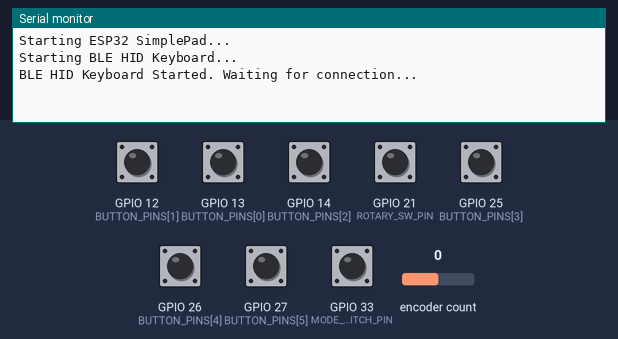
Simulated run of this sketch. Board: ESP32. On the bench: the last lines printed to the serial monitor. The inputs (shaded band) are chosen by the test bench; at power-on: GPIO 12 (BUTTON_PINS[1]), GPIO 13 (BUTTON_PINS[0]), GPIO 14 (BUTTON_PINS[2]), GPIO 21 (ROTARY_SW_PIN), GPIO 25 (BUTTON_PINS[3]), GPIO 26 (BUTTON_PINS[4]), GPIO 27 (BUTTON_PINS[5]), GPIO 33 (MODE_SWITCH_PIN) HIGH, encoder count 0. USB keyboard and mouse output is not drawn.

Above: at 1.2 s.
1.3 s: GPIO 12 (BUTTON_PINS[1]) pulled LOW for 0.15 s
At 2.4 s:
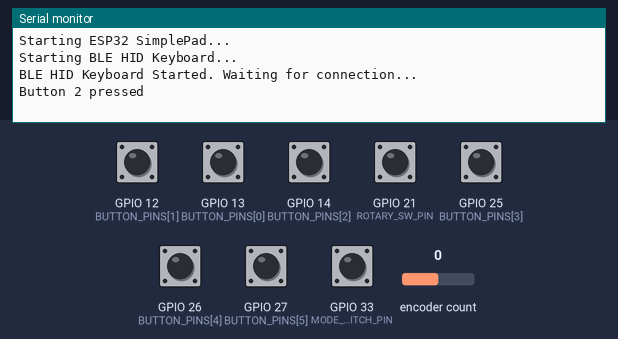
2.9 s: GPIO 33 (MODE_SWITCH_PIN) pulled LOW for 0.15 s
At 3.6 s:
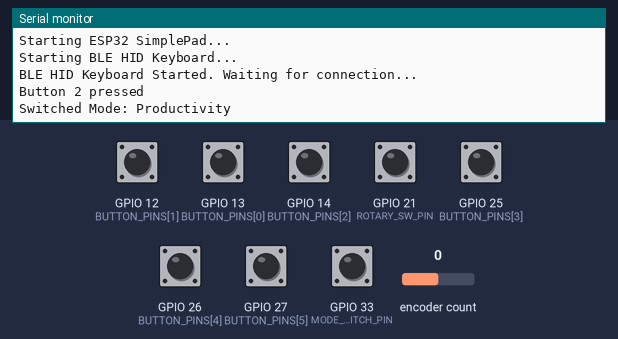
4.5 s: GPIO 33 (MODE_SWITCH_PIN) pulled LOW for 1 s
At 6.0 s:
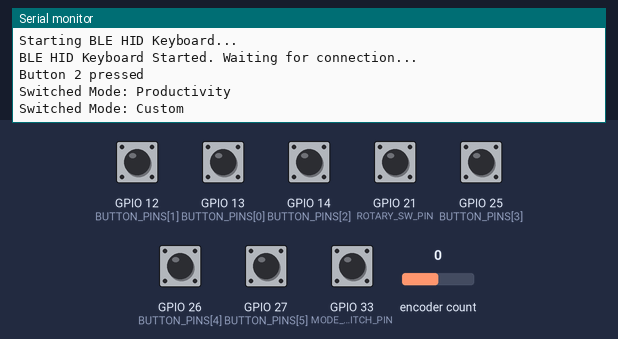
7.0 s: GPIO 33 (MODE_SWITCH_PIN) pulled LOW for 0.15 s
At 7.9 s:
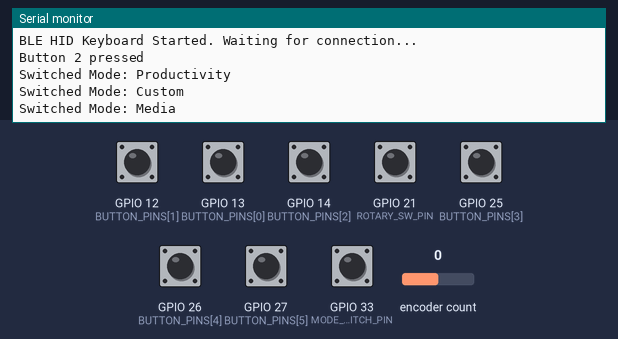
8.6 s: GPIO 13 (BUTTON_PINS[0]) pulled LOW for 0.15 s
At 9.0 s:
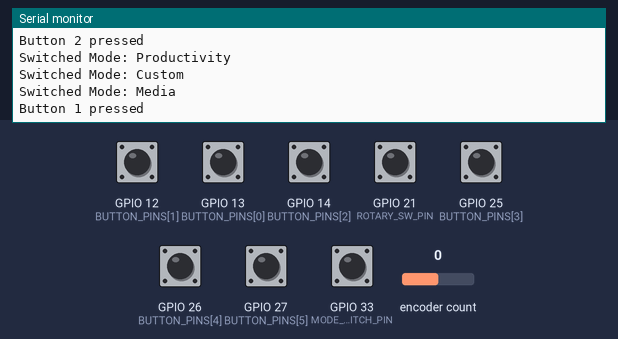
10.2 s: GPIO 14 (BUTTON_PINS[2]) pulled LOW for 0.15 s
At 11.5 s:
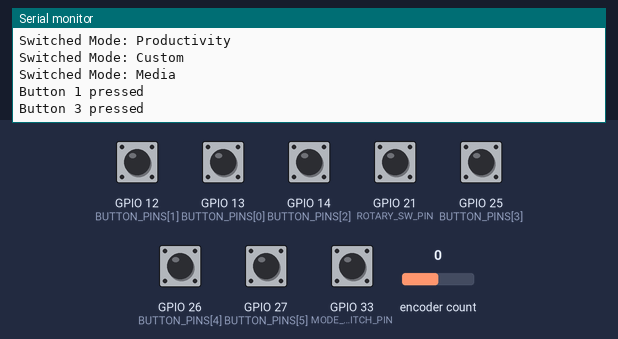

The sketch:

with_deepSleep.ino
```cpp
#include <BleKeyboard.h>
#include <ESP32Encoder.h>
#include <esp_sleep.h>

// --- Configuration ---
#define DEVICE_NAME "PROTON"

// Button Pins (6 function buttons)
const int BUTTON_PINS[] = {13, 12, 14, 25, 26, 27}; // B1 to B6
const int NUM_BUTTONS = sizeof(BUTTON_PINS) / sizeof(BUTTON_PINS[0]);

#define MODE_SWITCH_PIN 33  // 7th switch for changing modes
#define ROTARY_SW_PIN   21  // Rotary encoder push switch
#define ROTARY_CLK_PIN  19
#define ROTARY_DT_PIN   18

#define SLEEP_TIMEOUT 600000UL  // 10 minutes in milliseconds

// --- Global Variables ---
BleKeyboard bleKeyboard(DEVICE_NAME, "MyCompany", 100);
ESP32Encoder rotaryEncoder;

long oldRotaryPosition = 0;
bool buttonStates[NUM_BUTTONS];
bool lastButtonStates[NUM_BUTTONS];
unsigned long lastDebounceTime[NUM_BUTTONS];

bool modeSwitchState = true;
bool lastModeSwitchState = true;
unsigned long lastModeSwitchDebounceTime = 0;

bool rotarySwitchState = false;
bool lastRotarySwitchState = false;
unsigned long lastRotarySwitchDebounceTime = 0;

const unsigned long DEBOUNCE_DELAY = 50;

// Mode Tracking
enum Mode { MODE_MEDIA, MODE_PRODUCTIVITY, MODE_CUSTOM };
Mode currentMode = MODE_MEDIA;

// Rotary Control Modes
enum RotaryMode { ROTARY_VOLUME, ROTARY_SCROLL };
RotaryMode rotaryMode = ROTARY_VOLUME;

unsigned long lastActivityTime = 0;  // Last user activity timestamp

// --- Function Prototypes ---
void updateActivityTime();
void checkSleep();

// --- Setup ---
void setup() {
  Serial.begin(115200);
  Serial.println("Starting ESP32 SimplePad...");

  // Initialize Buttons
  for (int i = 0; i < NUM_BUTTONS; i++) {
    pinMode(BUTTON_PINS[i], INPUT_PULLUP);
    buttonStates[i] = true;
    lastButtonStates[i] = true;
    lastDebounceTime[i] = 0;
  }

  pinMode(MODE_SWITCH_PIN, INPUT_PULLUP);
  pinMode(ROTARY_SW_PIN, INPUT_PULLUP);
  pinMode(ROTARY_CLK_PIN, INPUT_PULLUP);
  pinMode(ROTARY_DT_PIN, INPUT_PULLUP);

  rotaryEncoder.attachHalfQuad(ROTARY_DT_PIN, ROTARY_CLK_PIN);
  rotaryEncoder.setCount(0);
  oldRotaryPosition = 0;

  Serial.println("Starting BLE HID Keyboard...");
  bleKeyboard.begin();
  Serial.println("BLE HID Keyboard Started. Waiting for connection...");

  updateActivityTime();
}

// --- Loop ---
void loop() {
  if (bleKeyboard.isConnected()) {
    handleButtons();
    handleRotaryEncoder();
    handleRotarySwitch();
    handleModeSwitch();
  } else {
    Serial.println("Waiting for BLE connection...");
    delay(1000);
  }
  checkSleep();
  delay(10);
}

void updateActivityTime() {
  lastActivityTime = millis();
}

void checkSleep() {
  if (millis() - lastActivityTime > SLEEP_TIMEOUT) {
    Serial.println("Going to deep sleep due to inactivity...");

    // Setup wakeup pins (any of the buttons)
    for (int i = 0; i < NUM_BUTTONS; i++) {
      esp_sleep_enable_ext0_wakeup((gpio_num_t)BUTTON_PINS[i], 0);
    }
    esp_sleep_enable_ext0_wakeup((gpio_num_t)MODE_SWITCH_PIN, 0);
    esp_sleep_enable_ext0_wakeup((gpio_num_t)ROTARY_SW_PIN, 0);

    delay(100);
    esp_deep_sleep_start();
  }
}

// --- Button Handler ---
void handleButtons() {
  for (int i = 0; i < NUM_BUTTONS; i++) {
    bool reading = digitalRead(BUTTON_PINS[i]);
    if (reading != lastButtonStates[i]) lastDebounceTime[i] = millis();
    if ((millis() - lastDebounceTime[i]) > DEBOUNCE_DELAY) {
      if (reading != buttonStates[i]) {
        buttonStates[i] = reading;
        if (buttonStates[i] == LOW) {
          updateActivityTime();
          Serial.print("Button "); Serial.print(i + 1); Serial.println(" pressed");
          executeButtonAction(i);
        }
      }
    }
    lastButtonStates[i] = reading;
  }
}

// --- Rotary Encoder Handler ---
void handleRotaryEncoder() {
  long newPosition = rotaryEncoder.getCount();
  if (newPosition != oldRotaryPosition) {
    updateActivityTime();
    if (newPosition > oldRotaryPosition) {
      rotaryMode == ROTARY_VOLUME ? bleKeyboard.write(KEY_MEDIA_VOLUME_UP) : bleKeyboard.write(KEY_RIGHT_ARROW);
    } else {
      rotaryMode == ROTARY_VOLUME ? bleKeyboard.write(KEY_MEDIA_VOLUME_DOWN) : bleKeyboard.write(KEY_LEFT_ARROW);
    }
    oldRotaryPosition = newPosition;
  }
}

// --- Rotary Push Button ---
void handleRotarySwitch() {
  bool reading = digitalRead(ROTARY_SW_PIN);
  if (reading != lastRotarySwitchState) lastRotarySwitchDebounceTime = millis();
  if ((millis() - lastRotarySwitchDebounceTime) > DEBOUNCE_DELAY) {
    if (reading != rotarySwitchState) {
      rotarySwitchState = reading;
      if (rotarySwitchState == LOW) {
        updateActivityTime();
        rotaryMode = (rotaryMode == ROTARY_VOLUME) ? ROTARY_SCROLL : ROTARY_VOLUME;
        Serial.print("Rotary Mode switched to: ");
        Serial.println(rotaryMode == ROTARY_VOLUME ? "Volume" : "Scroll");
      }
    }
  }
  lastRotarySwitchState = reading;
}

// --- Mode Switch Handler ---
void handleModeSwitch() {
  bool reading = digitalRead(MODE_SWITCH_PIN);
  if (reading != lastModeSwitchState) lastModeSwitchDebounceTime = millis();
  if ((millis() - lastModeSwitchDebounceTime) > DEBOUNCE_DELAY) {
    if (reading != modeSwitchState) {
      modeSwitchState = reading;
      if (modeSwitchState == LOW) {
        updateActivityTime();
        currentMode = static_cast<Mode>((currentMode + 1) % 3);
        Serial.print("Switched Mode: ");
        switch (currentMode) {
          case MODE_MEDIA: Serial.println("Media"); break;
          case MODE_PRODUCTIVITY: Serial.println("Productivity"); break;
          case MODE_CUSTOM: Serial.println("Custom"); break;
        }
      }
    }
  }
  lastModeSwitchState = reading;
}

// --- Button Actions Based on Mode ---
void executeButtonAction(int buttonIndex) {
  switch (currentMode) {
    case MODE_MEDIA:
      switch (buttonIndex) {
        case 0: bleKeyboard.write(KEY_MEDIA_PREVIOUS_TRACK); break;
        case 1: bleKeyboard.write(KEY_MEDIA_PLAY_PAUSE); break;
        case 2: bleKeyboard.write(KEY_MEDIA_NEXT_TRACK); break;
        case 3: bleKeyboard.write(KEY_MEDIA_MUTE); break;
        case 4: bleKeyboard.press(KEY_LEFT_ALT); bleKeyboard.press(KEY_TAB); delay(50); bleKeyboard.releaseAll(); break;
        case 5: bleKeyboard.write(KEY_MEDIA_STOP); break;
      }
      break;
    case MODE_PRODUCTIVITY:
      switch (buttonIndex) {
        case 0: bleKeyboard.press(KEY_LEFT_CTRL); bleKeyboard.press('c'); delay(50); bleKeyboard.releaseAll(); break;
        case 1: bleKeyboard.press(KEY_LEFT_CTRL); bleKeyboard.press('v'); delay(50); bleKeyboard.releaseAll(); break;
        case 2: bleKeyboard.press(KEY_LEFT_CTRL); bleKeyboard.press('x'); delay(50); bleKeyboard.releaseAll(); break;
        case 3: bleKeyboard.press(KEY_LEFT_CTRL); bleKeyboard.press('z'); delay(50); bleKeyboard.releaseAll(); break;
        case 4: bleKeyboard.press(KEY_LEFT_ALT); bleKeyboard.press(KEY_TAB); delay(50); bleKeyboard.releaseAll(); break;
        case 5: bleKeyboard.press(KEY_LEFT_CTRL); bleKeyboard.press('s'); delay(50); bleKeyboard.releaseAll(); break;
      }
      break;
    case MODE_CUSTOM:
      switch (buttonIndex) {
        case 0: bleKeyboard.press(KEY_LEFT_GUI); bleKeyboard.press('r'); delay(100); bleKeyboard.releaseAll(); delay(300); bleKeyboard.print("https://www.youtube.com"); delay(100); bleKeyboard.write(KEY_RETURN); break;
        case 1: bleKeyboard.press(KEY_LEFT_GUI); bleKeyboard.press('r'); delay(100); bleKeyboard.releaseAll(); delay(300); bleKeyboard.print("https://web.whatsapp.com"); delay(100); bleKeyboard.write(KEY_RETURN); break;
        case 2: bleKeyboard.press(KEY_LEFT_GUI); bleKeyboard.press('r'); delay(100); bleKeyboard.releaseAll(); delay(300); bleKeyboard.print("https://www.messenger.com"); delay(100); bleKeyboard.write(KEY_RETURN); break;
        case 3: bleKeyboard.press(KEY_LEFT_GUI); bleKeyboard.press('r'); delay(100); bleKeyboard.releaseAll(); delay(300); bleKeyboard.print("D:\\FOSSEE\\FellowShip\\VIO"); delay(100); bleKeyboard.write(KEY_RETURN); break;
        case 4: bleKeyboard.press(KEY_LEFT_GUI); bleKeyboard.press('r'); delay(100); bleKeyboard.releaseAll(); delay(300); bleKeyboard.print("https://mail.google.com/mail/u/2/#inbox"); delay(100); bleKeyboard.write(KEY_RETURN); break;
        case 5: bleKeyboard.print("good night"); delay(100); bleKeyboard.write(KEY_RETURN); delay(100); bleKeyboard.print("have a sweet dream"); bleKeyboard.write(KEY_RETURN); break;
      }
      break;
  }
}
```

Measured:
- after the input at 1.3 s, the serial monitor: prints a new line after 0.06 s (image 1)
- after the input at 2.9 s, the serial monitor: prints a new line after 0.06 s (image 2)
- after the input at 4.5 s, the serial monitor: prints a new line after 0.06 s (image 3)
- after the input at 7.0 s, the serial monitor: prints a new line after 0.06 s (image 4)
- after the input at 8.6 s, the serial monitor: prints a new line after 0.06 s (image 5)
- after the input at 10.2 s, the serial monitor: prints a new line after 0.06 s (image 6)
